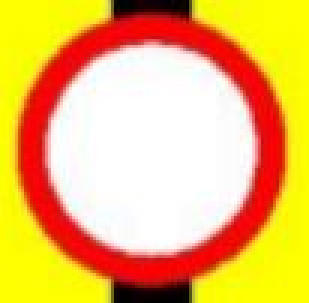
#> input picture Test/101/3.JPG, 103 x 101 px, found by its file name (shown 3 times larger); its folder holds only this picture in this run
$ python load_data.py
#> lines starting #> are read from the running program, lines starting #| are printed output that depends on the picture
import os
import cv2
import numpy as np
import matplotlib.pyplot as plt # type: ignore
from sklearn.model_selection import train_test_split # type: ignore

# Đường dẫn đến thư mục chứa dữ liệu
class_path = r"C:\Chuyende\project_1\Test"  # Trỏ đến thư mục, không phải file ảnh
  # Thay bằng đường dẫn thực tế

# Danh sách các biển báo (giả sử mỗi loại biển báo có thư mục riêng)
classes = os.listdir(class_path)
num_classes = len(classes)

# Kích thước ảnh chuẩn để huấn luyện
IMG_SIZE = 64

# Tạo danh sách lưu dữ liệu ảnh và nhãn
X, y = [], []

# Đọc ảnh và gán nhãn
# Duyệt qua từng thư mục biển báo
for label, class_name in enumerate(classes):
    image_folder = os.path.join(class_path, class_name)  # Dùng biến khác, không ghi đè class_path

    if not os.path.isdir(image_folder):  # Kiểm tra xem có đúng là thư mục không
        print(f" Cảnh báo: '{image_folder}' không phải là thư mục, bỏ qua!")
        continue

    for img_name in os.listdir(image_folder):
        img_path = os.path.join(image_folder, img_name)

        # Kiểm tra file có phải ảnh không
        if not img_path.lower().endswith(('.png', '.jpg', '.jpeg')):
            print(f" Bỏ qua file không phải ảnh: {img_path}")
            continue

        img = cv2.imread(img_path)
#> img is the input picture: shape (101, 103, 3); mean B, G, R 99.9, 185.9, 239.5
        if img is None:  # Nếu ảnh bị lỗi
            print(f" LỖI: Không thể đọc ảnh {img_path}, bỏ qua!")
            continue

        img = cv2.resize(img, (IMG_SIZE, IMG_SIZE))  # Resize về kích thước chuẩn
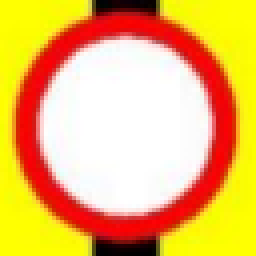
#> img: shape (64, 64, 3) (shown 4 times larger); mean B, G, R 99.8, 185.8, 239.4
        img = cv2.cvtColor(img, cv2.COLOR_BGR2RGB)  # Chuyển về định dạng RGB
#> pass 3 of the loop `for label, class_name in enumerate(classes):`:
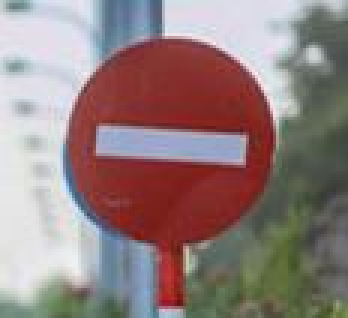
#> input picture Test/102_CamDiNguocChieu/11.JPG, 116 x 106 px, found by its file name (shown 3 times larger)
#> img is the input picture: shape (106, 116, 3); mean B, G, R 126.4, 127.3, 146.2
#> `img = cv2.resize(img, (IMG_SIZE, IMG_SIZE))`:
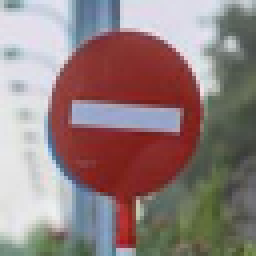
#> img: shape (64, 64, 3) (shown 4 times larger); mean B, G, R 126.2, 127.2, 146
        X.append(img)
        y.append(label)


# Chuyển danh sách thành mảng NumPy
X = np.array(X) / 255.0  # Chuẩn hóa ảnh về [0, 1]
y = np.array(y)

# Chia tập train/test (80% train, 20% test)
X_train, X_test, y_train, y_test = train_test_split(X, y, test_size=0.2, random_state=42)

# Kiểm tra kích thước tập dữ liệu
print(f"Số lượng ảnh huấn luyện: {len(X_train)}")
print(f"Số lượng ảnh kiểm tra: {len(X_test)}")

import pickle

with open("dataset.pkl", "wb") as f:
    pickle.dump((X_train, X_test, y_train, y_test), f)

print(" Đã lưu dữ liệu vào 'dataset.pkl'")


# Hiển thị vài ảnh mẫu
import matplotlib.pyplot as plt
import numpy as np

# Số ảnh hiển thị trên mỗi hàng và cột
rows = 5  # Số hàng
cols = 5  # Số cột
num_images = len(X_train)  # Tổng số ảnh

# Chia thành nhiều figure nếu quá nhiều ảnh
for start_idx in range(0, num_images, rows * cols):
    plt.figure(figsize=(15, 10))  # Kích thước figure

    for i in range(rows * cols):
        idx = start_idx + i  # Chỉ số ảnh trong dataset
        if idx >= num_images:
            break  # Nếu hết ảnh, thoát vòng lặp

        plt.subplot(rows, cols, i + 1)
        plt.imshow(X_train[idx])  # Hiển thị ảnh
        plt.title(f"Label: {y_train[idx]}")
        plt.axis("off")

    plt.show()  # Hiển thị figure
#> this loop made 1 pass
#> pass 1, `plt.show()`:
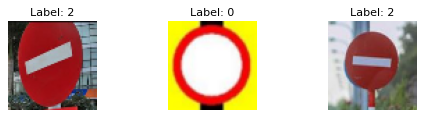
#> figure drawn by matplotlib, 3 panels


# [12 lines of commented-out code are left out]
